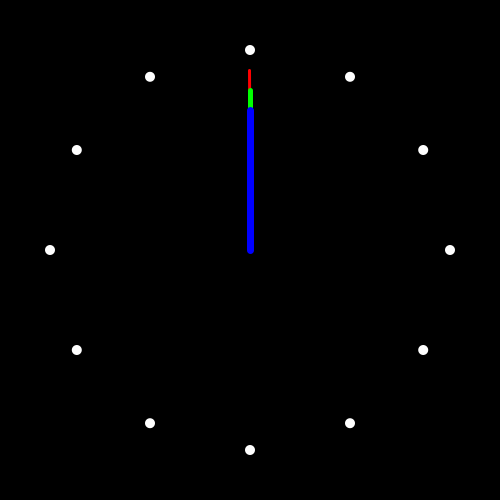
Frame 1 (no input)
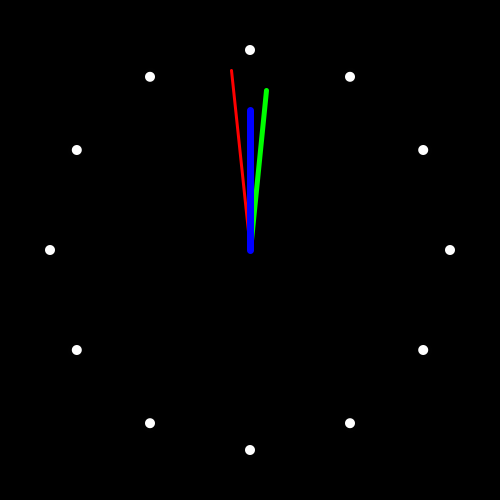
Frame 60 (the mouse pressed at the canvas centre just before this capture)
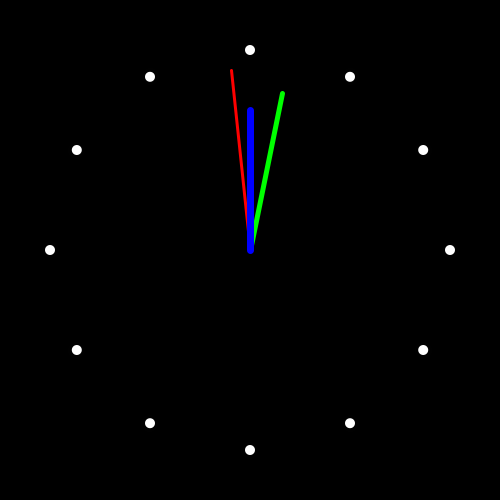
Frame 120 (the mouse held since frame 60 and released just before this capture)

The Processing sketch that drew these frames (run headless with seeded random() and noise(); from frame 60 on, the mouse is pressed at the canvas centre):

// Processing sketch: clock
// ── clock.pde
float i, angle, s = -PI/2, m = -PI/2, h = -PI/2;

void setup()
{
  size(500,500);
  background(0);
  stroke(255);
  //loop();
  frameRate(30);
  //i=width;
 // translate(width/2, height/2);
}
void draw()
{  background(0);
   stroke(255, 1);
  for(i=0;i<12;i++)
{  angle = i/12*2*PI;
   ellipse(250 + 200 *cos(angle), 250 + 200 *sin(angle), 10, 10);
}
strokeWeight(3);
stroke(255, 0, 0);
line(250, 250, 250+180*cos(s),250+180*sin(s));
strokeWeight(5);
stroke(0, 255, 0);
line(250, 250, 250+160*cos(m),250+160*sin(m));
strokeWeight(7);
stroke(0, 0, 255);
line(250, 250, 250+140*cos(h),250+140*sin(h));
s += 2*PI/60;
m += 2*PI/3600;
h += 2*PI/216000;
     
}  
